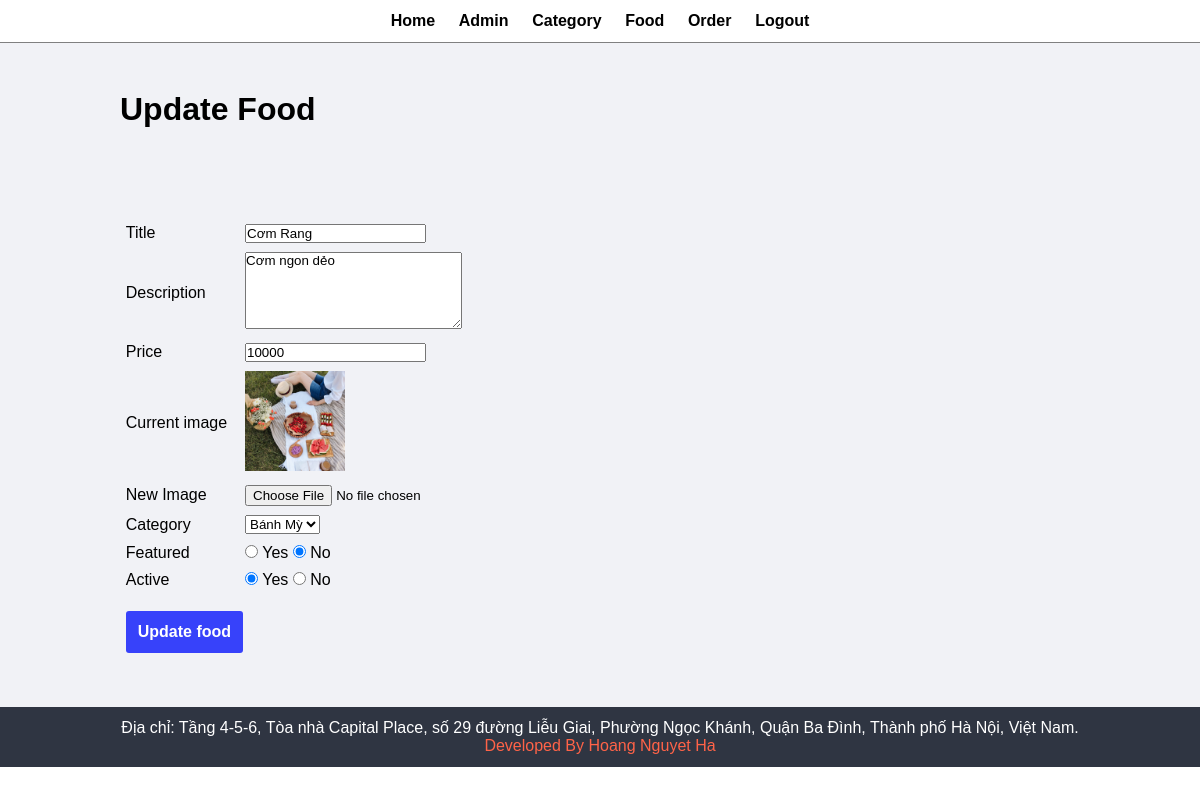
Screenshot of /admin/update_food.php?id=33 (signed in) with the database file from the repository.
### tables this page shows
CREATE TABLE `tbl_food` (
  `id` int(10) UNSIGNED NOT NULL,
  `title` varchar(50) NOT NULL,
  `description` text NOT NULL,
  `price` double NOT NULL,
  `image_name` varchar(50) NOT NULL,
  `category_id` int(10) UNSIGNED NOT NULL,
  `featured` varchar(50) NOT NULL,
  `active` varchar(50) NOT NULL
);

### admin/update_food.php (the view, shortened to what this page needs)
<?php
include("detail/menu.php") ?>
<?php
    if(isset($_GET['id'])) {
        $id = $_GET['id'];
        $sql2 = "SELECT * FROM tbl_food WHERE id = $id";
        $res2 = mysqli_query($conn,$sql2);
        $row2 = mysqli_fetch_assoc($res2);
        $title = $row2['title'];
        $description = $row2['description'];
        $price = $row2['price'];
        $current_image = $row2['image_name'];
        $featured = $row2['featured'];
        $active = $row2['active'];
    }else {
        header("location: ".SITEURL."admin/manage_food.php");
    }
?>
<div class="main-content">
    <div class="wrapper">
        <h1>Update Food</h1>
        <br><br>
        <br><br><br>
        <form action="" method="POST" enctype="multipart/form-data">
            <table class="tbl-30">
                <tr>
                    <td>Title</td>
                    <td>
                        <input type="text" name="title" value="<?php echo $title; ?>">
                    </td>
                </tr>
                <tr>
                    <td>Description</td>
                    <td>
                        <textarea name="description" id="description" cols="25" rows="5"><?php echo $description; ?></textarea>
                    </td>
                </tr>
                <tr>
                    <td>Price</td>
                    <td>
                        <input type="text" name="price" value="<?php echo $price; ?>">
                    </td>
                </tr>
                <tr>
                    <td>Current image</td>
                    <td>
                        <?php
                        if ($current_image != "") {
                            ?>
                                <img src="<?php echo SITEURL; ?>images/food/<?php echo $current_image;?>" width="100px" height="100px">
                            <?php
                        } else {
                            echo '<div class="error">Image not added</div>';
                        }
                        ?>
                    </td>
                </tr>
                <tr>
                    <td>New Image</td>
                    <td>
                        <input type="file" name="image">
                    </td>
                </tr>
                <tr>
                    <td>Category</td>
                    <td>
                        <select name="category" >
                            <?php
                                $sql = "SELECT * FROM tbl_category WHERE active = 'Yes'";
                                $res = mysqli_query($conn , $sql);
                                $count = mysqli_num_rows($res);
                                if ($count > 0) {
                                    while ($row = mysqli_fetch_array($res)) {
                                        $category_title = $row['title'];
                                        $category_id = $row['id'];
                                        ?>
                                            echo '<option value="<?php echo $category_id?>"><?php echo $category_title?></option>';
                                        <?php
                                    }
                                }else {
                                    ?>
                                        echo '<option value="0" class="error">Category not Invailable !</option>';
                                    <?php
                                }
                            ?>
                        </select>
                    </td>
                </tr>
                <tr>
                    <td>Featured</td>
                    <td>
                        <input <?php if($featured == "Yes") {echo "checked" ;}?> type="radio" name="featured" value="Yes"> Yes
                        <input <?php if($featured == "No") {echo "checked" ;}?> type="radio" name="featured" value="No"> No
                    </td>
                </tr>
                <tr>
                    <td>Active</td>
                    <td>
                        <input <?php if($active == "Yes") {echo "checked" ;}?> type="radio" name="active" value="Yes"> Yes
                        <input <?php if($active == "No") {echo "checked" ;}?> type="radio" name="active" value="No"> No
                    </td>
                </tr>
                    <tr>
                        <td>
                            <form action="your_update_food_handler.php" method="post">
                                <input type="submit" name="submit" value="Update food" class="btn-primary" style="padding: 12px; margin-top: 12px;">
                            </form>
                        </td>
                    </tr>
            </table>
        </form>
    </div>
</div>
<?php
include("detail/footer.php") ;
?>

### css/admin.css (style rules this page uses)
* { margin: 0; padding: 0; font-family: Arial, Helvetica, sans-serif; }
.wrapper { padding: 1%; width: 80%; margin: 0 auto; }
.tbl-30 { width: 30%; }
table tr td { padding: 1% ; }
.btn-primary { background-color: #3742fa ; padding: 1%; font-size: 16px; font-weight: 600; color: white; text-decoration: none; font-weight: 600; border: none; border-radius: 3px; cursor: pointer; }
.main-content { background-color:#f1f2f6; padding: 3% 0; }

### rows the page displays
tbl_food: title "Cơm Rang", description "Cơm ngon dẻo", price "10000", image_name (picture), featured "☑", active "☑"

### other values shown
form field category "Bánh Mỳ"
